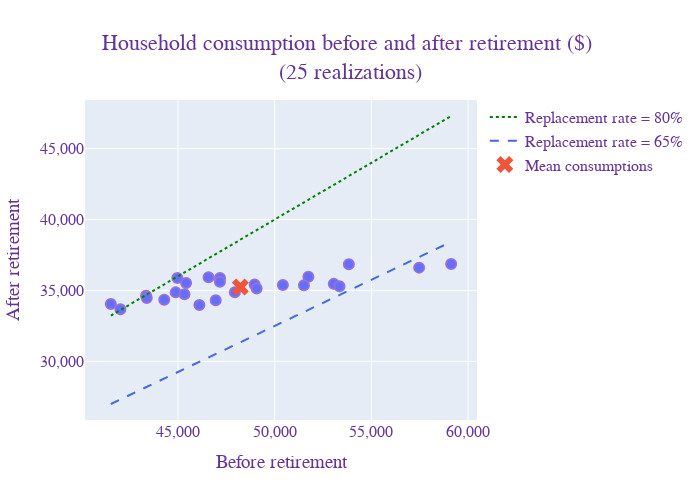

The notebook cell saved with this chart:
### Markdown cell above
## Effect of uncertainty

### Code cell
import plotly.graph_objects as go
import plotly.express as px

nsim = 25
results = main.run_simulations(df, nsim=nsim, n_jobs=1, non_stochastic=False,
                               base_year=2020)
df_output = results.output
df_output['RRI'] = (df_output.cons_after / df_output.cons_bef * 100).round(1)

fig = go.Figure()
fig.add_scatter(x=df_output.cons_bef, y=df_output.cons_after,
                mode='markers', 
                marker=dict(size=10, line=dict(color='MediumPurple', width=2)),
                hovertemplate=
                'cons. bef. ret: $%{x:,.0f} <br>'+
                'cons. after ret: $%{y:,.0f} <br>'+
                '%{text}</b>' + 
                '<extra></extra>',
                text=['RRI: {:.0f}'.format(x) for x in df_output.RRI.values],
                showlegend = False)

fig.add_scatter(x=[df_output.cons_bef.mean()], y=[df_output.cons_after.mean()],
                mode='markers', name='Mean consumptions',
                marker_size=15, marker_symbol='x',
                hovertemplate=
                'cons. bef. ret: $%{x:,.0f} <br>'+
                'cons. after ret: $%{y:,.0f} <br>'+
                '%{text}</b>' + 
                '<extra></extra>',
                text=['RRI: {:.0f}'.format(x) for x in df_output.RRI.values])

cons_bef = np.array([df_output.cons_bef.min(), df_output.cons_bef.max()])
fig.add_trace(go.Scatter(x=cons_bef, y=.65 * cons_bef,
                         mode='lines', name="Replacement rate = 65%",
                         line=dict(color="RoyalBlue", width=2, dash='dash')))
fig.add_trace(go.Scatter(x=cons_bef, y=.80 * cons_bef,
                         mode='lines', name="Replacement rate = 80%",
                         line=dict(color="Green", width=2, dash='dot')))
fig.update_layout(height=500, width=700,
                  title={'text': f"Household consumption before and after retirement ($) <br>({nsim} realizations)",
                         'x': 0.5, 'xanchor': 'center', 'yanchor': 'top'},
                  xaxis_title="Before retirement",
                  xaxis_tickformat=",",
                  yaxis_title="After retirement",
                  yaxis_tickformat=",",
                  font=dict(family="Courier New, monospace",
                            size=16, color="RebeccaPurple"),
                  legend={'traceorder':'reversed'})
fig.show()

### Figure 1 — Plotly figure (JSON) as saved in the notebook; plotly's stock layout.template omitted (floating-point values rounded to 4 significant figures)
{"data": [{"hovertemplate": "cons. bef. ret: $%{x:,.0f} <br>cons. after ret: $%{y:,.0f} <br>%{text}</b><extra></extra>", "marker": {"line": {"color": "MediumPurple", "width": 2}, "size": 10}, "mode": "markers", "showlegend": false, "text": ["RRI: 78", "RRI: 62", "RRI: 73", "RRI: 70", "RRI: 69", "RRI: 72", "RRI: 68", "RRI: 82", "RRI: 78", "RRI: 70", "RRI: 76", "RRI: 77", "RRI: 74", "RRI: 80", "RRI: 80", "RRI: 78", "RRI: 72", "RRI: 67", "RRI: 80", "RRI: 73", "RRI: 76", "RRI: 77", "RRI: 66", "RRI: 80", "RRI: 64"], "type": "scatter", "x": [44290.0, 59120.0, 47940.0, 51740.0, 51510.0, 48960.0, 53840.0, 41530.0, 44880.0, 50420.0, 47170.0, 46580.0, 46110.0, 43350.0, 44970.0, 45420.0, 49070.0, 53050.0, 42020.0, 46950.0, 47170.0, 45340.0, 53350.0, 43390.0, 57470.0], "y": [34340.0, 36870.0, 34880.0, 35970.0, 35370.0, 35420.0, 36840.0, 34050.0, 34860.0, 35390.0, 35880.0, 35930.0, 33970.0, 34630.0, 35880.0, 35530.0, 35140.0, 35460.0, 33680.0, 34310.0, 35610.0, 34730.0, 35300.0, 34470.0, 36610.0]}, {"hovertemplate": "cons. bef. ret: $%{x:,.0f} <br>cons. after ret: $%{y:,.0f} <br>%{text}</b><extra></extra>", "marker": {"size": 15, "symbol": "x"}, "mode": "markers", "name": "Mean consumptions", "text": ["RRI: 78", "RRI: 62", "RRI: 73", "RRI: 70", "RRI: 69", "RRI: 72", "RRI: 68", "RRI: 82", "RRI: 78", "RRI: 70", "RRI: 76", "RRI: 77", "RRI: 74", "RRI: 80", "RRI: 80", "RRI: 78", "RRI: 72", "RRI: 67", "RRI: 80", "RRI: 73", "RRI: 76", "RRI: 77", "RRI: 66", "RRI: 80", "RRI: 64"], "type": "scatter", "x": [48230.0], "y": [35240.0]}, {"line": {"color": "RoyalBlue", "dash": "dash", "width": 2}, "mode": "lines", "name": "Replacement rate = 65%", "type": "scatter", "x": [41530.0, 59120.0], "y": [26990.0, 38430.0]}, {"line": {"color": "Green", "dash": "dot", "width": 2}, "mode": "lines", "name": "Replacement rate = 80%", "type": "scatter", "x": [41530.0, 59120.0], "y": [33220.0, 47300.0]}], "layout": {"font": {"color": "RebeccaPurple", "family": "Courier New, monospace", "size": 16}, "height": 500, "legend": {"traceorder": "reversed"}, "title": {"text": "Household consumption before and after retirement ($) <br>(25 realizations)", "x": 0.5, "xanchor": "center", "yanchor": "top"}, "width": 700, "xaxis": {"autorange": true, "range": [40110.0, 60540.0], "tickformat": ",", "title": {"text": "Before retirement"}, "type": "linear"}, "yaxis": {"autorange": true, "range": [25870.0, 48430.0], "tickformat": ",", "title": {"text": "After retirement"}, "type": "linear"}}}
